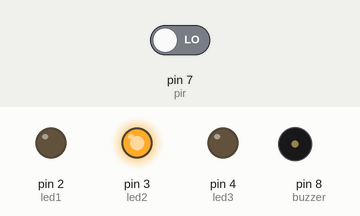
Simulated run of this sketch. Board: Arduino Uno, built with avr-gcc and run on an emulated ATmega328P. On the bench: output pins drawn as LEDs (lit = HIGH), buzzer (waves = sounding). Dashed ring = blinking. The inputs (shaded band) are chosen by the test bench; at power-on: pin 7 (pir) LOW. Random numbers use the default seed unless the sketch sets one.

Above: at 4.8 s.
4.9 s: pin 7 (pir) driven HIGH
At 5.51 s:
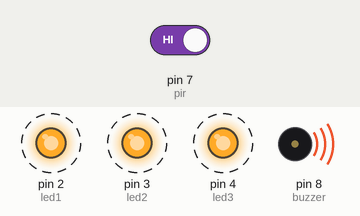
8.4 s: pin 7 (pir) driven LOW
At 12.6 s:
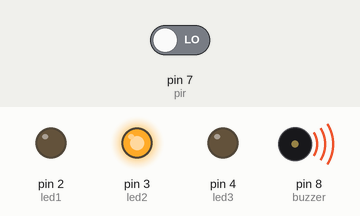
Timing chart, 0 to 30.4 s (numbered marks = the images above; inputs shaded):
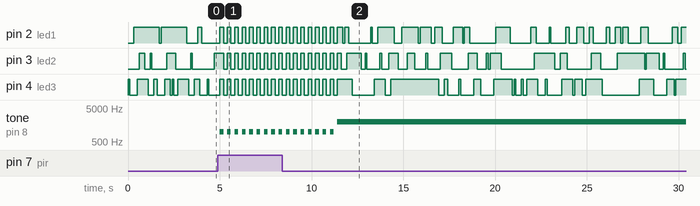

Measured:
- after the input at 4.9 s, tone on pin 8 (buzzer): alternates 1000 Hz for 0.20 s and silent for 0.20 s, starting after 0.11 s

The sketch:

betoresmegelozesi.ino
```cpp
const int led1 = 2;
const int led2 = 3;
const int led3 = 4;
const int pir = 7;
const int buzzer = 8;
enum State {DISARMED, ARMED_IDLE, WARNING, ALARM};
State state = ARMED_IDLE;
unsigned long lastMotionTime = 0;
unsigned long alarmStartTime = 0;
bool motionStable = false;

void setup() {
  pinMode(led1, OUTPUT);
  pinMode(led2, OUTPUT);
  pinMode(led3, OUTPUT);
  pinMode(buzzer, OUTPUT);
  pinMode(pir, INPUT);
  randomSeed(analogRead(0));}

void loop() {
  int motion = digitalRead(pir);
  unsigned long now = millis();
  if (motion == HIGH) {
    if (now - lastMotionTime > 2000) {
      motionStable = true;}
    lastMotionTime = now;}
else {
  motionStable = false;}
  switch(state) {
 case ARMED_IDLE:
      idleSimulation();
      if (motionStable) {
        state = WARNING;
        alarmStartTime = now; }
      break;
    case WARNING:
      warningMode();
      if (now - alarmStartTime > 5000) {
        state = ALARM;}
      break;
    case ALARM:
      alarmMode();
      if (!motionStable) {
        state = ARMED_IDLE;  }
      break;
    case DISARMED:
      allOff();
      break;}
}
void idleSimulation() {
  int led = random(2, 5);
  int stateVal = random(0, 2);
  digitalWrite(led, stateVal);
  delay(100);
}
void warningMode() {
  for (int i = 0; i < 2; i++) {
    digitalWrite(led1, HIGH);
    digitalWrite(led2, HIGH);
    digitalWrite(led3, HIGH);
    tone(buzzer, 1000);
    delay(200);
    digitalWrite(led1, LOW);
    digitalWrite(led2, LOW);
    digitalWrite(led3, LOW);
    noTone(buzzer);
    delay(200);
  }
}

void alarmMode() {
  digitalWrite(led1, HIGH);
  digitalWrite(led2, HIGH);
  digitalWrite(led3, HIGH);
  tone(buzzer, 2000);
}

void allOff() {
  digitalWrite(led1, LOW);
  digitalWrite(led2, LOW);
  digitalWrite(led3, LOW);
  noTone(buzzer);
}
```
